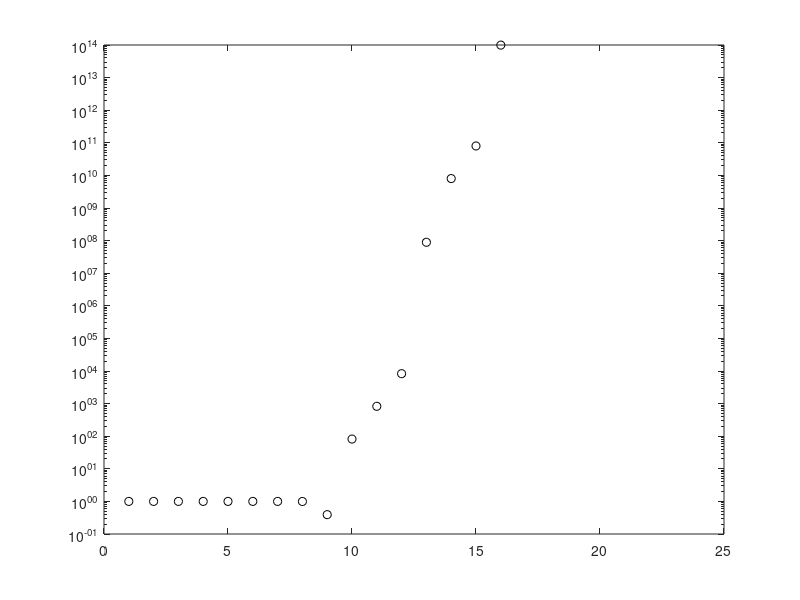

This figure's MATLAB source:
close all;
clear all;
format long;
clc

%Input
f=@(k) 1+10.^(-k)-1;
f_apx=@(k) (abs((1+10.^(-k)-1)-10.^(-k)))./(10.^(-k));
f_apx_2=@(k) abs(((1+10.^(-k)-1)-10.^(-k)))./(10.^(-k));

%Numerical

rel_err_vec=zeros(3,21)';
for k =0:20;
    rel_err_1=abs(f(k)-f_apx(k))./f(k);
    rel_err_2=abs(f(k)-f_apx_2(k))./(f(k));
    
    rel_err_vec(k+1,1)=k+1;
    rel_err_vec(k+1,2)=rel_err_1;
    rel_err_vec(k+1,3)=rel_err_2;
   
end
rel_err_vec

figure(1)
semilogy(rel_err_vec(:,1),rel_err_vec(:,2),'ko')

%part_2


